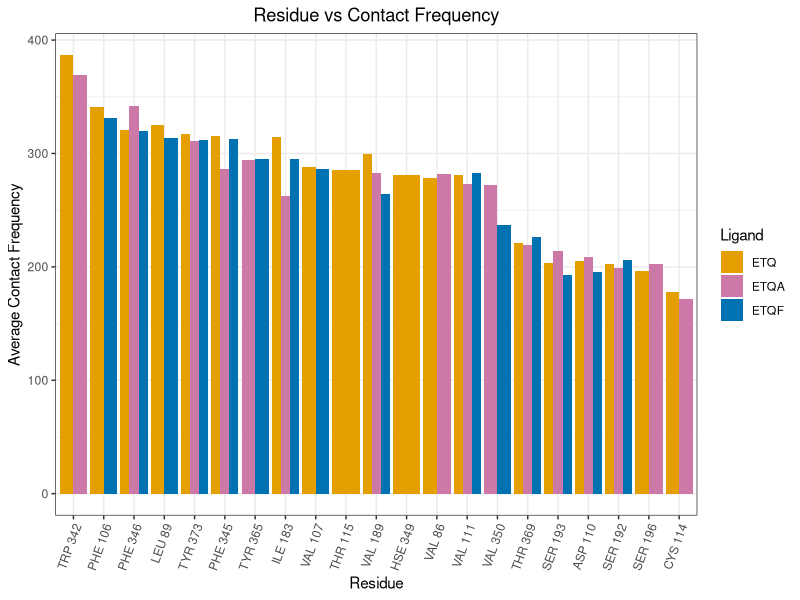
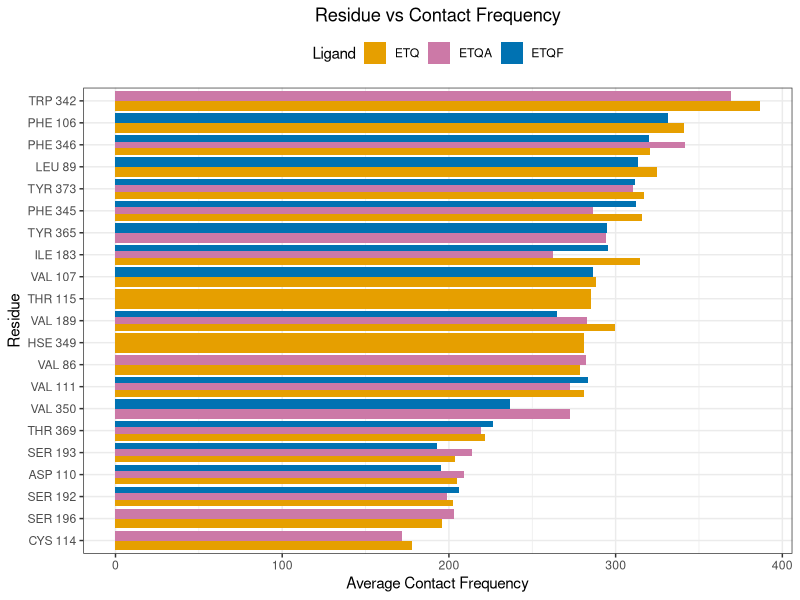
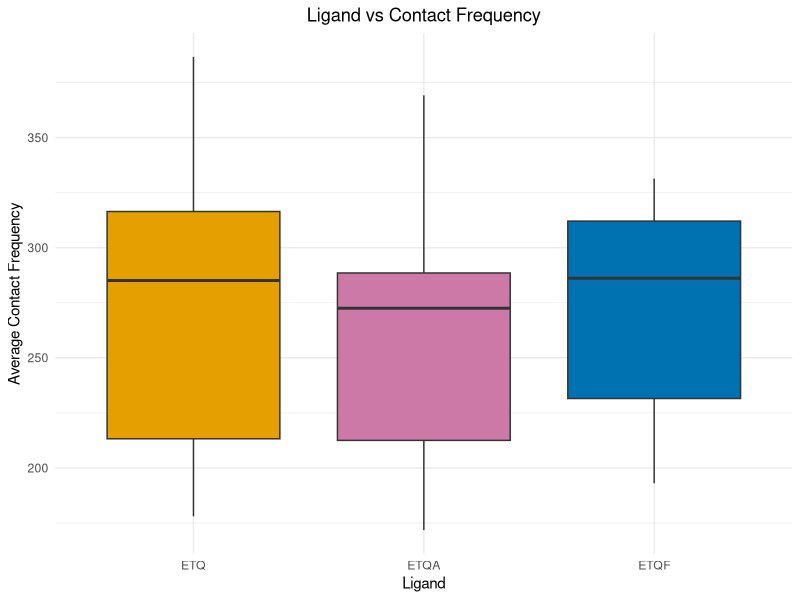
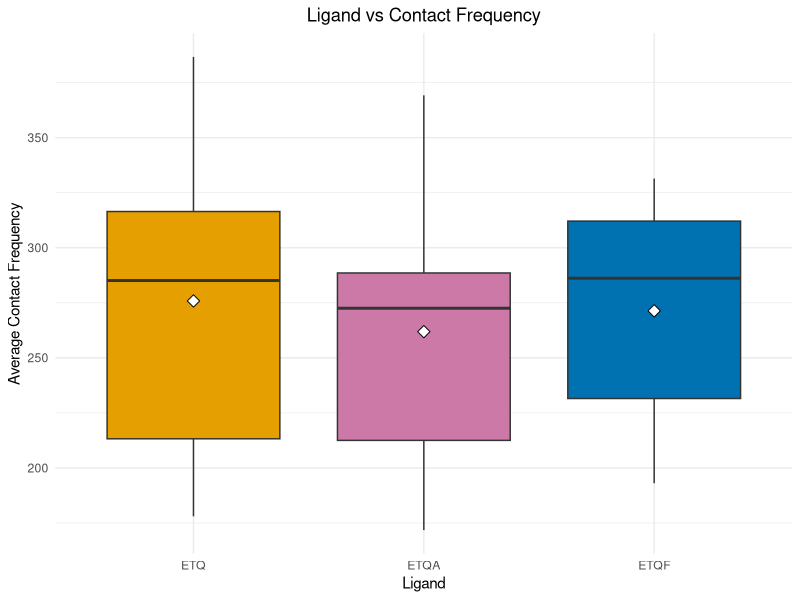
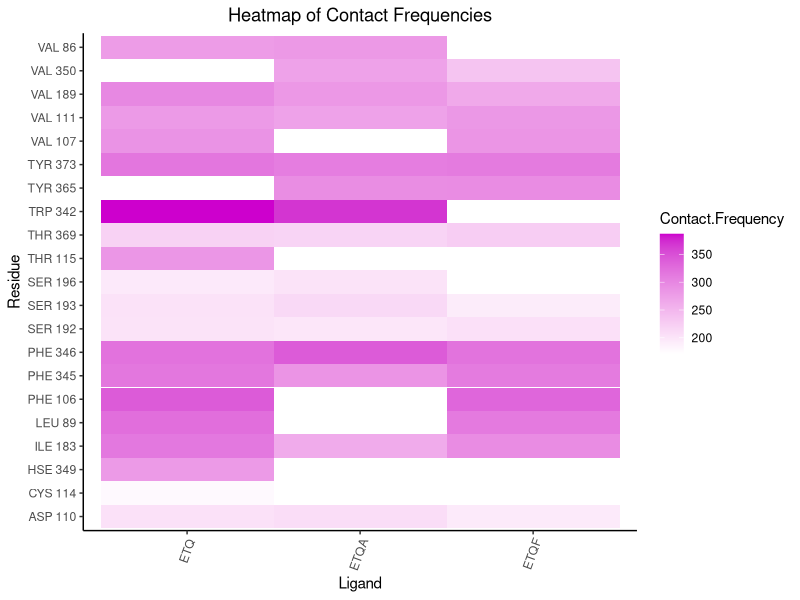
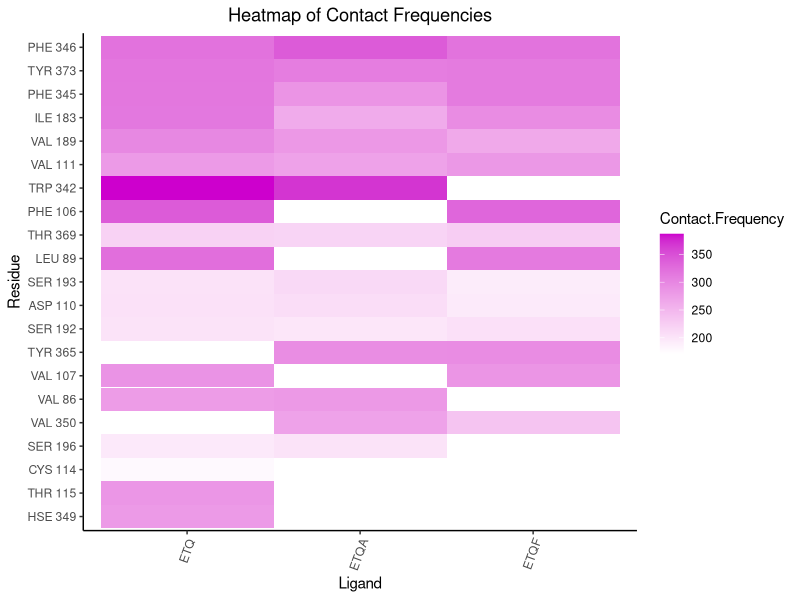
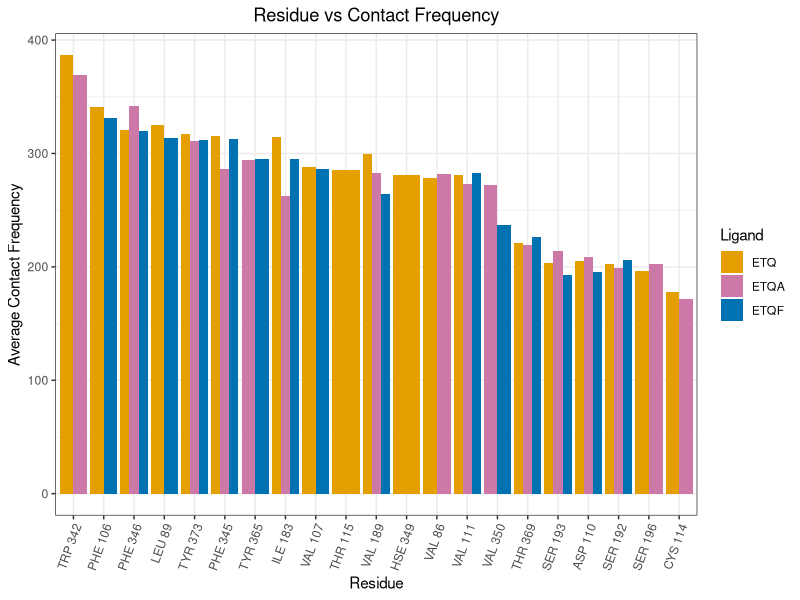
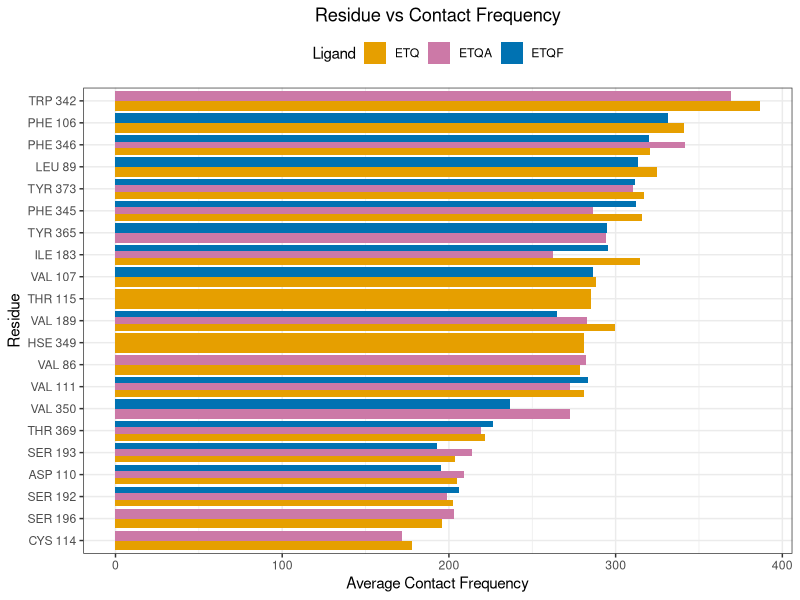

Write the R code that produced these figures, in order.
#Interselection contacts after python script
df_ETQ <- read.table("ligand_contacts_v1.csv", header = TRUE, sep = ",")
df_ETQF <- read.table("new_ligand_1_contacts_v2.csv", header = TRUE, sep = ",")
df_ETQA <- read.table("new_ligand_2_contacts.csv", header = TRUE, sep = ",")
# Add a new column to identify each ligand
df_ETQ$Ligand <- "ETQ"
df_ETQF$Ligand <- "ETQF"
df_ETQA$Ligand <- "ETQA"
library(ggplot2)
# Combine all three data frames
df_combined <- rbind(df_ETQ, df_ETQF, df_ETQA)

# Plot the contact frequencies for all ligands
ggplot(df_combined, aes(x = reorder(Residue, -Contact.Frequency), y = Contact.Frequency, fill = Ligand)) +
  geom_bar(stat = "identity", position = "dodge") +  # "dodge" separates bars by Ligand
  theme_bw() +
  labs(x = "Residue", y = "Average Contact Frequency", title = "Residue vs Contact Frequency") +
  theme(
    axis.text.x = element_text(angle = 70, hjust = 1),
    plot.title = element_text(hjust = 0.5)  # Centers the title
  ) +
  scale_fill_manual(values = c("ETQ" = "#E69F00", "ETQF" = "#0072B2", "ETQA" = "#CC79A7"))
ggsave("barplot.png", width = 10, height = 6, dpi = 300)
#horisontal
ggplot(df_combined, aes(x = reorder(Residue, Contact.Frequency), y = Contact.Frequency, fill = Ligand)) +
  geom_bar(stat = "identity", position = "dodge") +
  coord_flip() +  # Flips the axes
  theme_bw() +
  labs(x = "Residue", y = "Average Contact Frequency", title = "Residue vs Contact Frequency") +
  theme(
    plot.title = element_text(hjust = 0.5),
    legend.position = "top"
  ) +
  scale_fill_manual(values = c("ETQ" = "#E69F00", "ETQF" = "#0072B2", "ETQA" = "#CC79A7"))
ggsave("barplot_horizontal.png", width = 10, height = 6, dpi = 300)
#boxplot
ggplot(df_combined, aes(x = Ligand, y = Contact.Frequency, fill = Ligand)) +
  geom_boxplot() +
  theme_minimal() +
  labs(x = "Ligand", y = "Average Contact Frequency", title = "Ligand vs Contact Frequency") +
  theme(
    plot.title = element_text(hjust = 0.5),
    legend.position = "none"
  ) +
  scale_fill_manual(values = c("ETQ" = "#E69F00", "ETQF" = "#0072B2", "ETQA" = "#CC79A7"))
ggsave("boxplot.png", width = 6, height = 4, dpi = 300, bg = "white")
#Show the mean on boxplots
ggplot(df_combined, aes(x = Ligand, y = Contact.Frequency, fill = Ligand)) +
  geom_boxplot() +
  stat_summary(fun = mean, geom = "point", shape = 23, size = 3, fill = "white") +
  theme_minimal() +
  labs(x = "Ligand", y = "Average Contact Frequency", title = "Ligand vs Contact Frequency") +
  theme(
    plot.title = element_text(hjust = 0.5),
    legend.position = "none"
  ) +
  scale_fill_manual(values = c("ETQ" = "#E69F00", "ETQF" = "#0072B2", "ETQA" = "#CC79A7"))
ggsave("boxplot_mean.png", width = 6, height = 4, dpi = 300, bg = "white")
#heatmap white backround

ggplot(df_combined, aes(x = Ligand, y = Residue, fill = Contact.Frequency)) +
  geom_tile() +
  scale_fill_gradient(low = "white", high = "magenta3") +
  theme_classic() +  # White background with no gridlines
  labs(x = "Ligand", y = "Residue", title = "Heatmap of Contact Frequencies") +
  theme(
    axis.text.x = element_text(angle = 70, hjust = 1),
    plot.title = element_text(hjust = 0.5)
  )
ggsave("heatmap.png", width = 10, height = 6, dpi = 300)
#Ordered heatmap
ggplot(df_combined, aes(x = Ligand, y = reorder(Residue, Contact.Frequency, FUN = sum), fill = Contact.Frequency)) +
  geom_tile() +
  scale_fill_gradient(low = "white", high = "magenta3") +
  theme_classic() +  # White background with no gridlines
  labs(x = "Ligand", y = "Residue", title = "Heatmap of Contact Frequencies") +
  theme(
    axis.text.x = element_text(angle = 70, hjust = 1),
    plot.title = element_text(hjust = 0.5)
  )

ggsave("heatmap_ORDER.png", width = 10, height = 6, dpi = 300)
#load packages
library(ggplot2)
library(dplyr)
#Show which residues  exist in ETQF and not exist in ETQ
df_ETQF_not_ETQ <- df_ETQF %>%
  anti_join(df_ETQ, by = "Residue")
#Show which residues exist in ETQ and not exist in ETQF
df_ETQ_not_ETQF <- df_ETQ %>%
  anti_join(df_ETQF, by = "Residue")
####In ETQF we create 2 new contacts and loose 6
#Show which residues exist in ETQ and not exist in ETQA
df_ETQ_not_ETQA <- df_ETQ %>%
  anti_join(df_ETQA, by = "Residue")
#Show which residues exist in ETQA and not exist in ETQ
df_ETQA_not_ETQ <- df_ETQA %>%
  anti_join(df_ETQ, by = "Residue")
#In ETQA we create 2 contacts (same as ETQF) we loose 5
#Compare numerically the contact frequencies between ETQ ETQF ETQA
library(dplyr)
df_combined %>%
  group_by(Ligand) %>%
  summarise(mean_contact_frequency = mean(Contact.Frequency))
# ETQ 276, ETQF 271, ETQA 262 